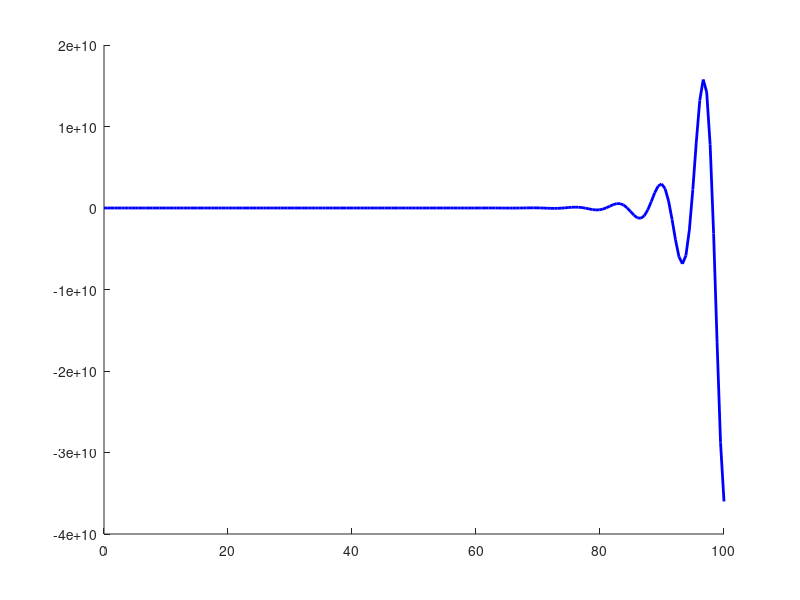

Write MATLAB code to recreate this figure.
clear all;
close all;


N = 180;
t = linspace(0, 100, N);
y = zeros(2, N);
y(:, 1) = [1, 0];
dt = t(2) - t(1);

gamma = 0;	% undamped case
%gamma = .1;	% damped oscillation
%gamma = 2;	% critically damped case
%gamma = 4;	% over-damped case

A = -[0, -1; 1, gamma];

for ii = 2:N
  y(:,ii) = y(:,ii-1) + dt * A * y(:,ii-1);
end

hold on;
plot(t, real(y(1,:)), 'b', 'linewidth', 2)

